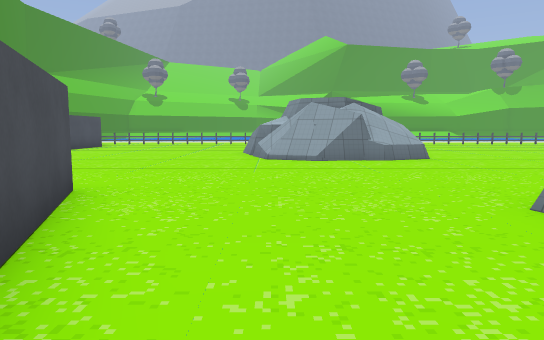
View 1 (above)

24 first-person views from a walk through a Godot game level. The camera is 1.5 m above the floor, tilts 6° down and sees 70° across. The floor is counted in squares, 2 m on a side. Each view is taken from the middle of a square. On the plan, view 1 faces up. The plan holds only what a view shows up to about 12 squares ahead; the rest is blank. The place goes on beyond the plan. Characters and animated objects are not drawn. Some surface patterns are stand-ins.

View 2
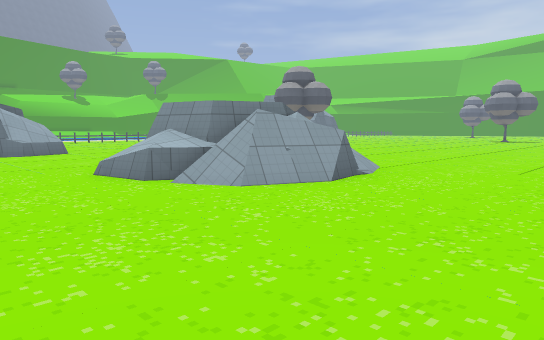

View 3
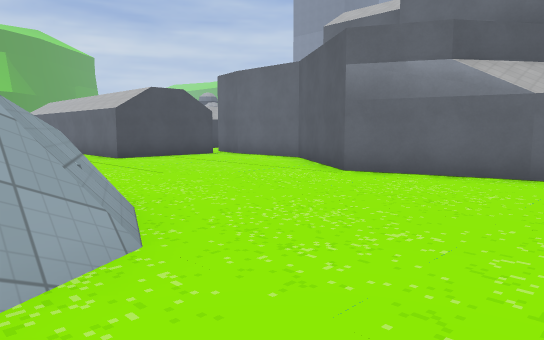

View 4
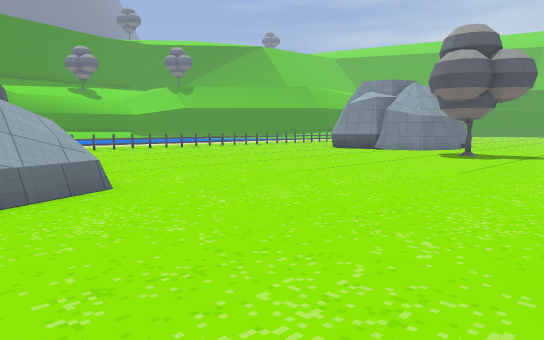

View 5
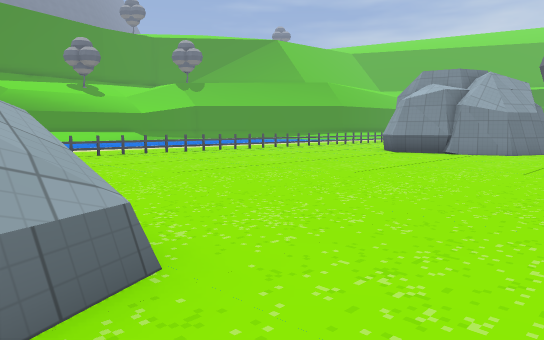

View 6
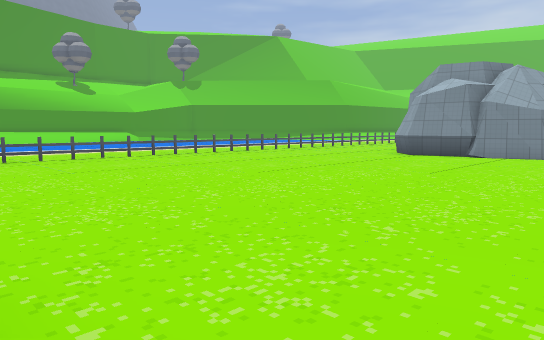

View 7
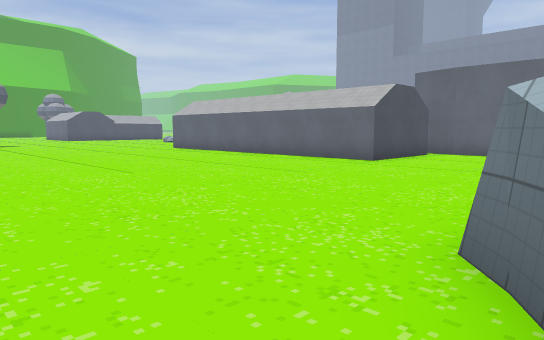

View 8
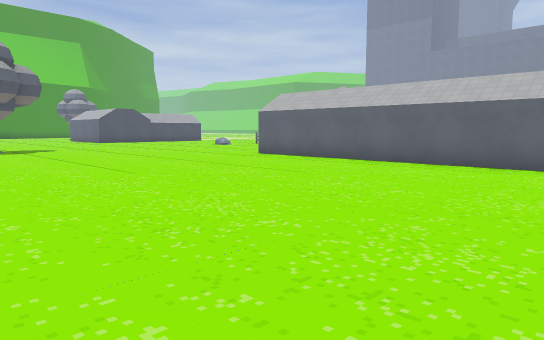

View 9
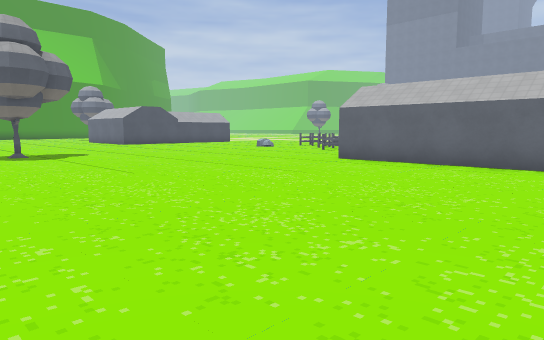

View 10
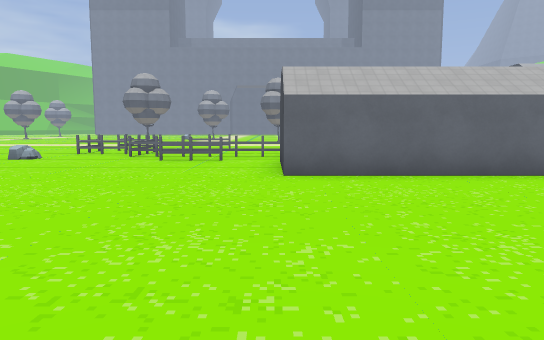

View 11
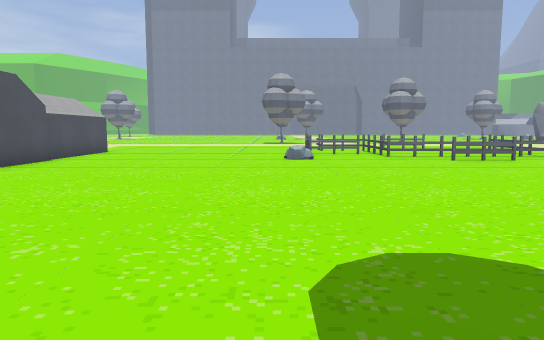

View 12
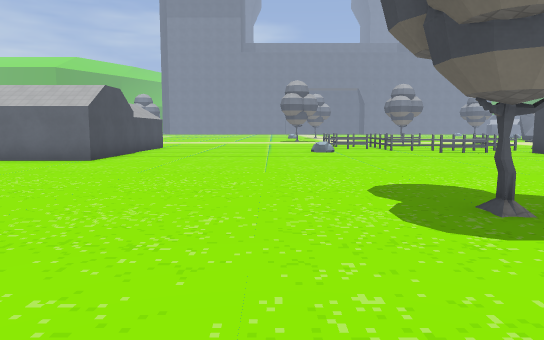

View 13
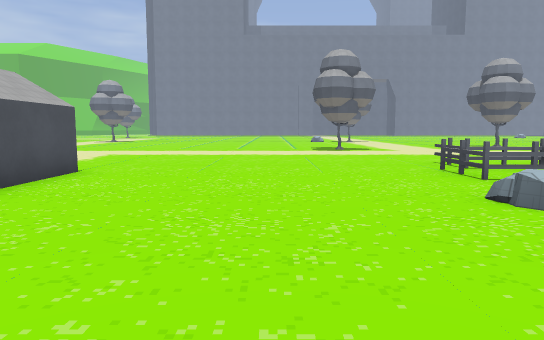

View 14
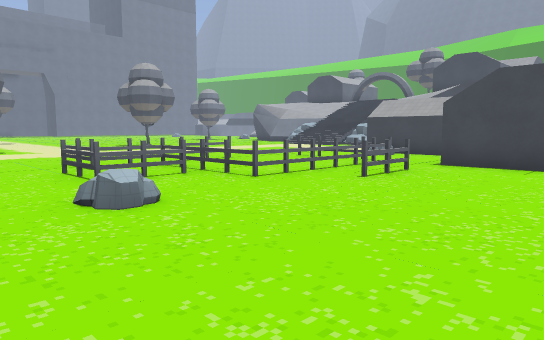

View 15
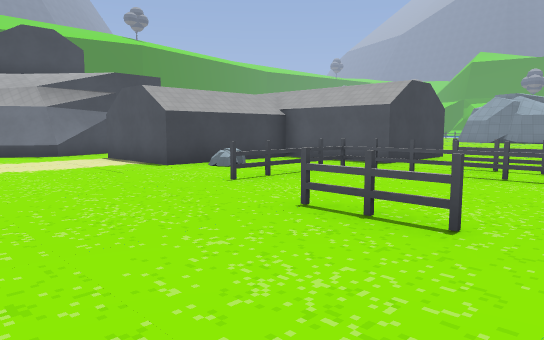

View 16
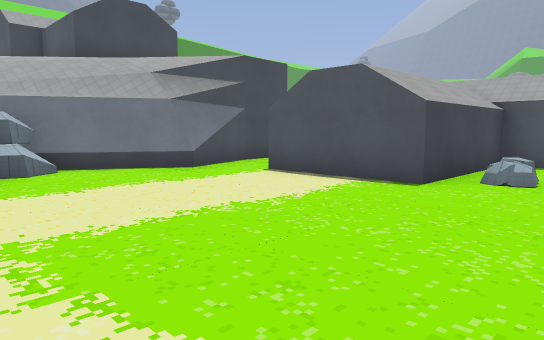

View 17
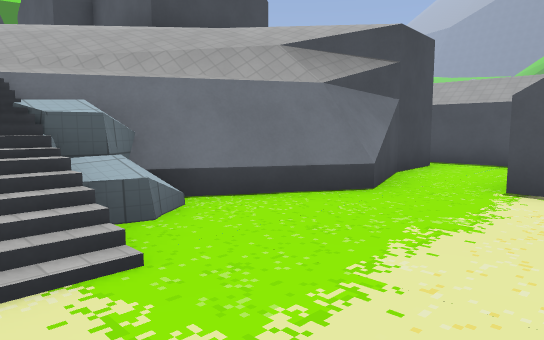

View 18
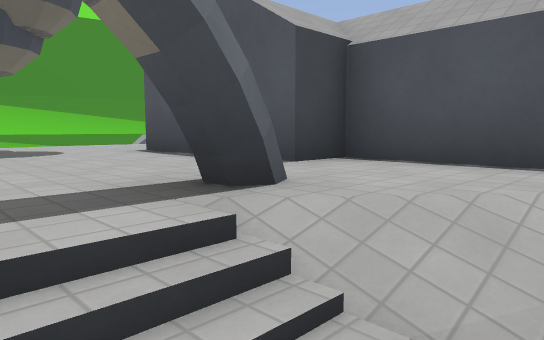

View 19
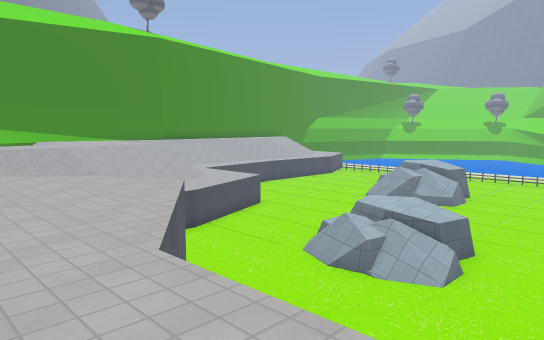

View 20
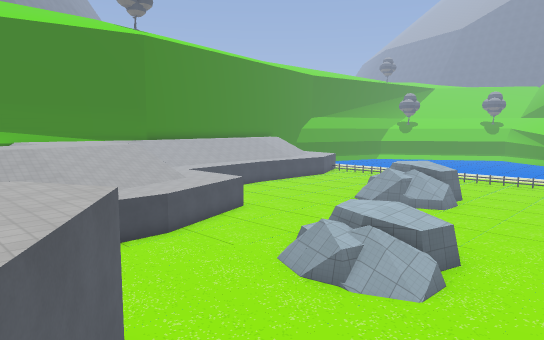

View 21
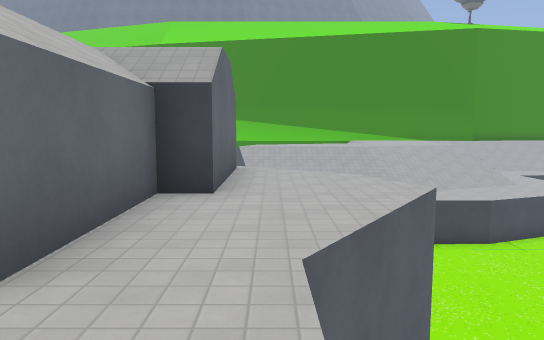

View 22
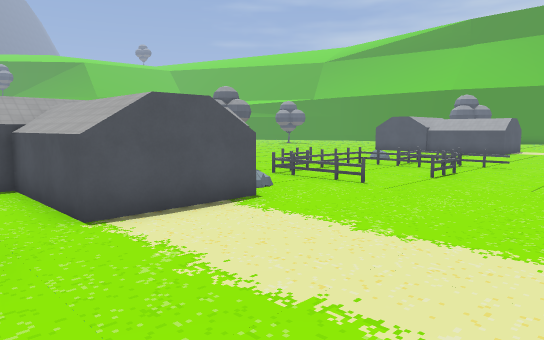

View 23
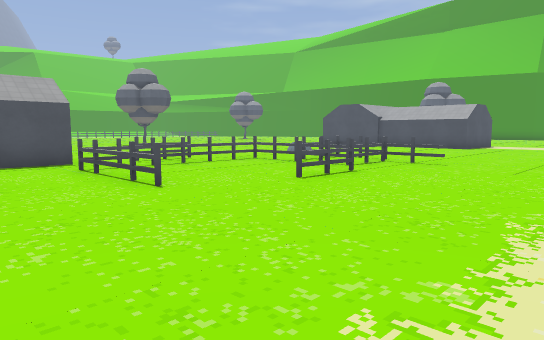

View 24
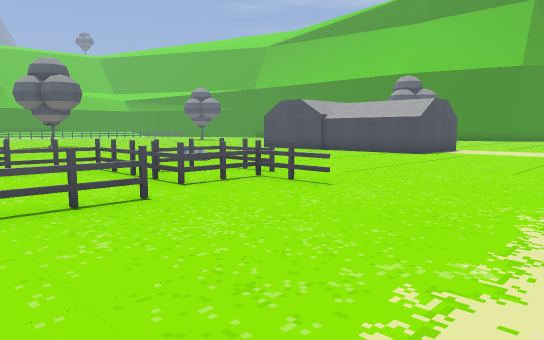

### Floor plan
Key: @ floor where view 1 was taken; # wall or solid block; . main floor; : floor 2.5 m higher than the main floor; + floor 3.25 m higher than the main floor; * floor 3.5 m higher than the main floor; % floor 4.25 m higher than the main floor; & floor 5 m higher than the main floor; / step, stairs or slope; = window, fence, low wall or low ledge; ^ raised ledge; v drop or lower ground; T thing the floor can be seen under or through.
Columns run from 5 left of view 1 to 33 right of it. Each row starts with its distance up from view 1.
 20            .....
 19            ......
 18            .......
 17           .........
 16           ..........
 15           ...........#
 14           ..........##
 13           ..........##
 12 .....#   ............#
 11 .....#   #...........##
 10 .....^##^^............
  9 ...................#.
  8  ....................
  7  ....................            .
  6   .....................         ...
  5   ........^.................   .....
  4    #....^###........................
  3    #....^^^#...................#.....
  2    ##...=^^/=.........................
  1    :#....==//.........................
  0    :#@.................................
 -1    :#..................................
 -2      ..................................
 -3  %+  ...........##########............#
 -4  %*    ..##.....#  #  #  #............#
 -5  %*    ##&&&/...#### #####.=..........#
 -6        v&&&&&//&&..###.........^......#
 -7        ####&&&&& ..###...TTTT=........#
 -8           ####  &#.###.=.=...=#=......#
 -9            ### //#.###...#...=#=......#
-10           ####///#.........##.#........
-11      *&&###&&&//##.....................
-12      *&&&&&&&///#/.....................
-13      *& &&&#///===/....................
-14           &&//   //....................

Positions as (right, up) in squares from view 1, and headings:
1: (0, 0), facing up
2: (0, -3), facing up-right
3: (1, 2), facing down-right
4: (2, 5), facing up-right
5: (3, 8), facing up-right
6: (4, 9), facing up-right
7: (6, 6), facing down-right
8: (11, 6), facing down-right
9: (14, 6), facing down-right
10: (20, 4), facing down
11: (27, 4), facing down
12: (28, 7), facing down
13: (29, -2), facing down
14: (28, -2), facing down-left
15: (24, -13), facing up-left
16: (19, -14), facing up-left
17: (15, -14), facing up-left
18: (8, -14), facing up-left
19: (10, -7), facing up-left
20: (10, -6), facing up-left
21: (10, -6), facing left
22: (12, -14), facing up-right
23: (17, -14), facing up-right
24: (21, -14), facing up-right
